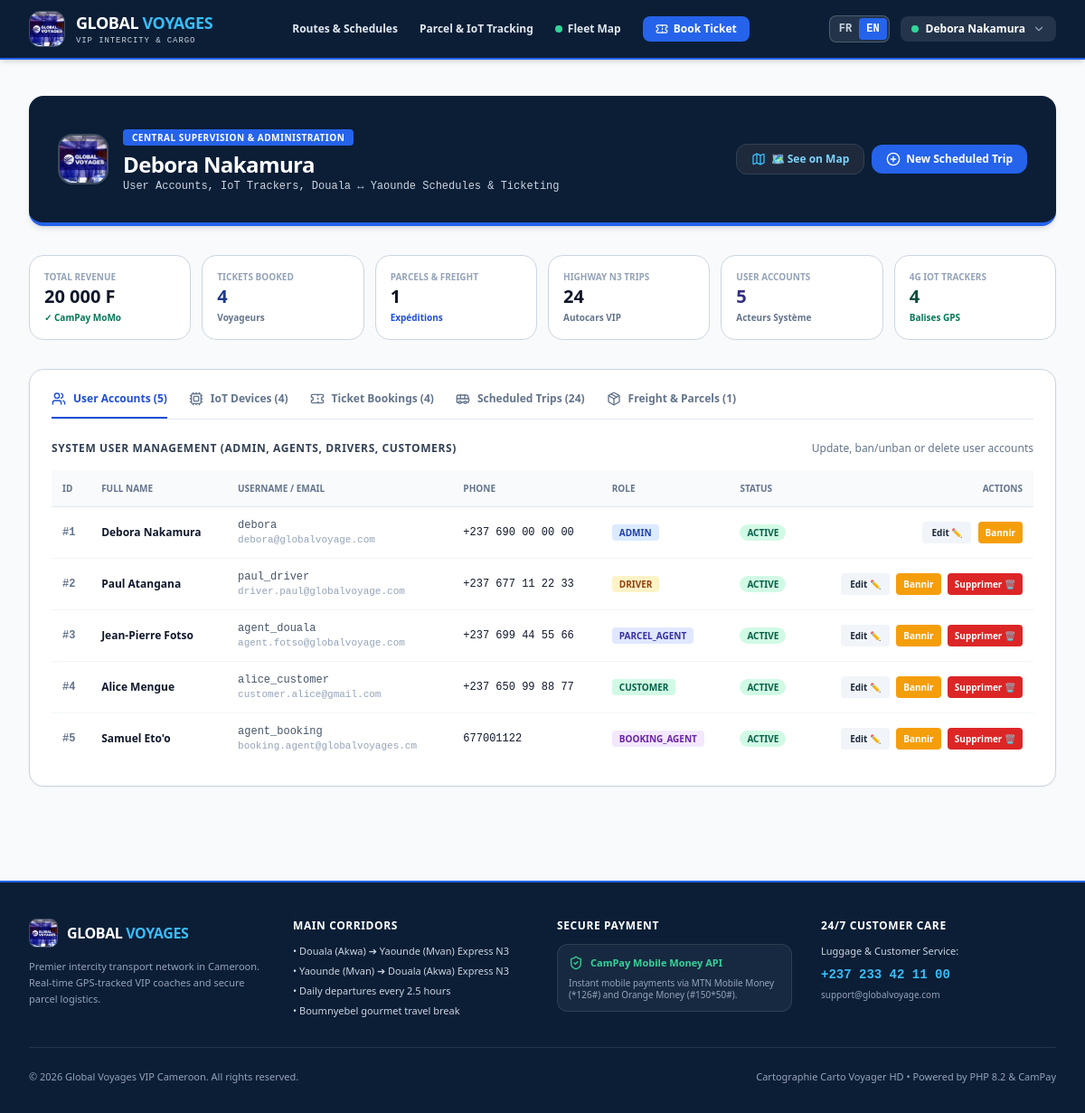
/admin/index.php (signed in), run on the app's committed database.
### tables this page shows
CREATE TABLE users (
    id INTEGER PRIMARY KEY AUTOINCREMENT,
    name VARCHAR(100) NOT NULL,
    username VARCHAR(50) UNIQUE NOT NULL,
    email VARCHAR(100) UNIQUE NOT NULL,
    password VARCHAR(255) NOT NULL,
    phone VARCHAR(30),
    role VARCHAR(20) NOT NULL DEFAULT 'CUSTOMER',
    created_at DATETIME DEFAULT CURRENT_TIMESTAMP
, status VARCHAR(20) DEFAULT 'ACTIVE');

### public/admin/index.php (the view, shortened to what the rows shown need)
<?php
require_once __DIR__ . '/../../src/Auth.php';
require_once __DIR__ . '/../../src/Language.php';
$currentUser = Auth::user();
$pdo = Database::getConnection();
$allUsers = $pdo->query("SELECT * FROM users ORDER BY id ASC")->fetchAll() ?: [];
include __DIR__ . '/../includes/header.php';
?>
<div class="max-w-7xl mx-auto px-4 sm:px-6 lg:px-8 py-10 space-y-8 animate-fadeIn">
  <div class="bg-[#0B1E36] text-white p-6 sm:p-8 rounded-2xl border-b-4 border-blue-600 shadow-md flex flex-col sm:flex-row sm:items-center justify-between gap-4">
    <div class="flex items-center gap-4">
      <div>
        <span class="px-2.5 py-0.5 rounded bg-blue-600 text-white font-black text-[10px] uppercase tracking-wider"><?= t('admin.bannerTitle', 'Supervision Centrale & Administration') ?></span>
        <h1 class="text-2xl font-black tracking-tight text-white mt-1"><?= htmlspecialchars($currentUser['name']) ?></h1>
        <p class="text-xs text-slate-300 font-mono"><?= t('admin.bannerSubtitle', 'Contrôle des Utilisateurs, Traceurs IoT, Départs Douala ↔ Yaoundé & Billetterie') ?></p>
      </div>
    </div>
  </div>
  <div class="bg-white rounded-2xl border border-slate-300 shadow-sm overflow-hidden p-6 space-y-6">
    <div id="admin-view-users" class="space-y-4">
      <div class="overflow-x-auto">
        <table class="w-full text-left text-xs">
          <thead class="bg-slate-50 border-b border-slate-200 text-slate-500 font-bold uppercase text-[10px]">
            <tr>
              <th class="p-3"><?= t('admin.colId') ?></th>
              <th class="p-3"><?= t('admin.colFullName') ?></th>
              <th class="p-3"><?= t('admin.colUsername') ?></th>
              <th class="p-3"><?= t('admin.colPhone') ?></th>
              <th class="p-3"><?= t('admin.colRole') ?></th>
              <th class="p-3"><?= t('admin.colStatus') ?></th>
              <th class="p-3 text-right"><?= t('admin.colActions') ?></th>
            </tr>
          </thead>
          <tbody class="divide-y divide-slate-100">
            <?php foreach ($allUsers as $u): ?>
              <?php $isBanned = ($u['status'] ?? 'ACTIVE') === 'BANNED'; ?>
              <tr class="hover:bg-slate-50/60 transition <?= $isBanned ? 'bg-red-50/40' : '' ?>">
                <td class="p-3 font-mono font-bold text-slate-500">#<?= $u['id'] ?></td>
                <td class="p-3 font-bold text-slate-900"><?= htmlspecialchars($u['name']) ?></td>
                <td class="p-3 font-mono text-slate-600"><?= htmlspecialchars($u['username']) ?><br><span class="text-slate-400 text-[11px]"><?= htmlspecialchars($u['email']) ?></span></td>
                <td class="p-3 font-mono"><?= htmlspecialchars($u['phone'] ?: 'N/A') ?></td>
                <td class="p-3">
                  <span class="px-2 py-0.5 rounded text-[10px] font-bold uppercase
                    <?= $u['role'] === 'ADMIN' ? 'bg-blue-100 text-blue-800' : ($u['role'] === 'DRIVER' ? 'bg-amber-100 text-amber-800' : ($u['role'] === 'BOOKING_AGENT' ? 'bg-purple-100 text-purple-800' : ($u['role'] === 'PARCEL_AGENT' ? 'bg-indigo-100 text-indigo-800' : 'bg-emerald-100 text-emerald-800'))) ?>">
                    <?= htmlspecialchars($u['role']) ?>
                  </span>
                </td>
                <td class="p-3">
                  <span class="px-2 py-0.5 rounded-full text-[10px] font-bold uppercase <?= $isBanned ? 'bg-red-100 text-red-800' : 'bg-emerald-100 text-emerald-800' ?>">
                    <?= $isBanned ? t('admin.statusBanned', 'BANNI / SUSPENDU') : t('admin.statusActive', 'ACTIF') ?>
                  </span>
                </td>
                <td class="p-3 text-right space-x-1">
                  <button type="button" onclick="openEditUserModal(<?= htmlspecialchars(json_encode($u)) ?>)"
                    class="px-2.5 py-1 rounded bg-slate-100 hover:bg-slate-200 text-slate-800 font-bold text-[10px]">
                    <?= t('admin.btnEdit', 'Modifier ✏️') ?>
                  </button>
                  <form method="POST" class="inline" onsubmit="return confirm('<?= $isBanned ? 'Réactiver' : 'Bannir' ?> cet utilisateur ?');">
                    <button type="submit" class="px-2 py-1 rounded font-bold text-[10px] <?= $isBanned ? 'bg-emerald-600 text-white' : 'bg-amber-500 text-white' ?>">
                      <?= $isBanned ? 'Débannir' : 'Bannir' ?>
                    </button>
                  </form>
                  <?php if ($u['id'] !== $currentUser['id']): ?>
                    <form method="POST" class="inline" onsubmit="return confirm('Êtes-vous sûr de vouloir supprimer définitivement cet utilisateur ?');">
                      <button type="submit" class="px-2 py-1 rounded bg-red-600 hover:bg-red-700 text-white font-bold text-[10px]">
                        Supprimer 🗑️
                      </button>
                    </form>
                  <?php endif; ?>
                </td>
              </tr>
            <?php endforeach; ?>
          </tbody>
        </table>
      </div>
    </div>
  </div>
</div>
<?php include __DIR__ . '/../includes/footer.php'; ?>

### public/includes/header.php (shortened to what the rows shown need)
<?php
require_once __DIR__ . '/../../src/Language.php';
require_once __DIR__ . '/../../src/Auth.php';
$currLang = Language::current();
$user = Auth::user();
?>
<!DOCTYPE html>
<html lang="<?= $currLang ?>">
<head>
  <script src="https://cdn.tailwindcss.com"></script>
  <link rel="stylesheet" href="https://unpkg.com/leaflet@1.9.4/dist/leaflet.css" />
  <link rel="stylesheet" href="<?= BASE_URL ?>/assets/css/style.css">
</head>
<body class="bg-slate-50 text-slate-900 font-sans min-h-screen flex flex-col antialiased">
  <header class="bg-[#0B1E36] text-white sticky top-0 z-40 shadow-md border-b-2 border-blue-600">
    <div class="max-w-7xl mx-auto px-4 sm:px-6 lg:px-8 h-16 flex items-center justify-between">
      <div class="flex items-center gap-3">
        <?php if ($user): ?>
          <div class="relative group">
            <button type="button" class="flex items-center gap-2 px-3 py-1.5 rounded-lg bg-white/10 hover:bg-white/20 text-xs font-bold text-white transition cursor-pointer">
              <span class="w-2 h-2 rounded-full bg-emerald-400"></span>
              <span class="max-w-[120px] truncate"><?= htmlspecialchars($user['name']) ?></span>
              <i data-lucide="chevron-down" class="w-3.5 h-3.5 text-slate-400"></i>
            </button>
          </div>
        <?php endif; ?>
      </div>
    </div>
  </header>
  <main class="flex-grow">

### data on the page
users: name "Debora Nakamura", id "1", username "debora", email "debora@globalvoyage.com", phone "+237 690 00 00 00", role "ADMIN", status "Bannir"
users: id "2", name "Paul Atangana", username "paul_driver", email "driver.paul@globalvoyage.com", phone "+237 677 11 22 33", role "DRIVER", status "Bannir"
users: id "3", name "Jean-Pierre Fotso", username "agent_douala", email "agent.fotso@globalvoyage.com", phone "+237 699 44 55 66", role "PARCEL_AGENT", status "Bannir"
users: id "4", name "Alice Mengue", username "alice_customer", email "customer.alice@gmail.com", phone "+237 650 99 88 77", role "CUSTOMER", status "Bannir"
users: id "5", name "Samuel Eto'o", username "agent_booking", email "booking.agent@globalvoyages.cm", phone "677001122", role "BOOKING_AGENT", status "Bannir"

### other printed values
t('nav.routes', 'Lignes & Horaires') "Routes & Schedules"
t('nav.tracking', 'Suivi Colis & IoT') "Parcel & IoT Tracking"
t('hero.tabMap', 'Carte Flotte') "Fleet Map"
t('nav.book', 'Réserver Billet') "Book Ticket"
t('admin.bannerTitle', 'Supervision Centrale & Administration') "CENTRAL SUPERVISION & ADMINISTRATION"
t('map.seeOnMap', '🗺️ Voir sur la Carte (See on Map)') "🗺️ See on Map"
t('admin.newTrip', 'Nouveau Départ') "New Scheduled Trip"
t('admin.kpiRevenue', "Chiffre d'Affaires") "TOTAL REVENUE"
$revenue "20 000"
t('admin.kpiBookings', 'Billets Réservés') "TICKETS BOOKED"
$totalBookings "4"
t('admin.kpiParcels', 'Colis & Fret') "PARCELS & FREIGHT"
$totalParcels "1"
t('admin.kpiTrips', 'Départs Ligne N3') "HIGHWAY N3 TRIPS"
$totalTrips "24"
